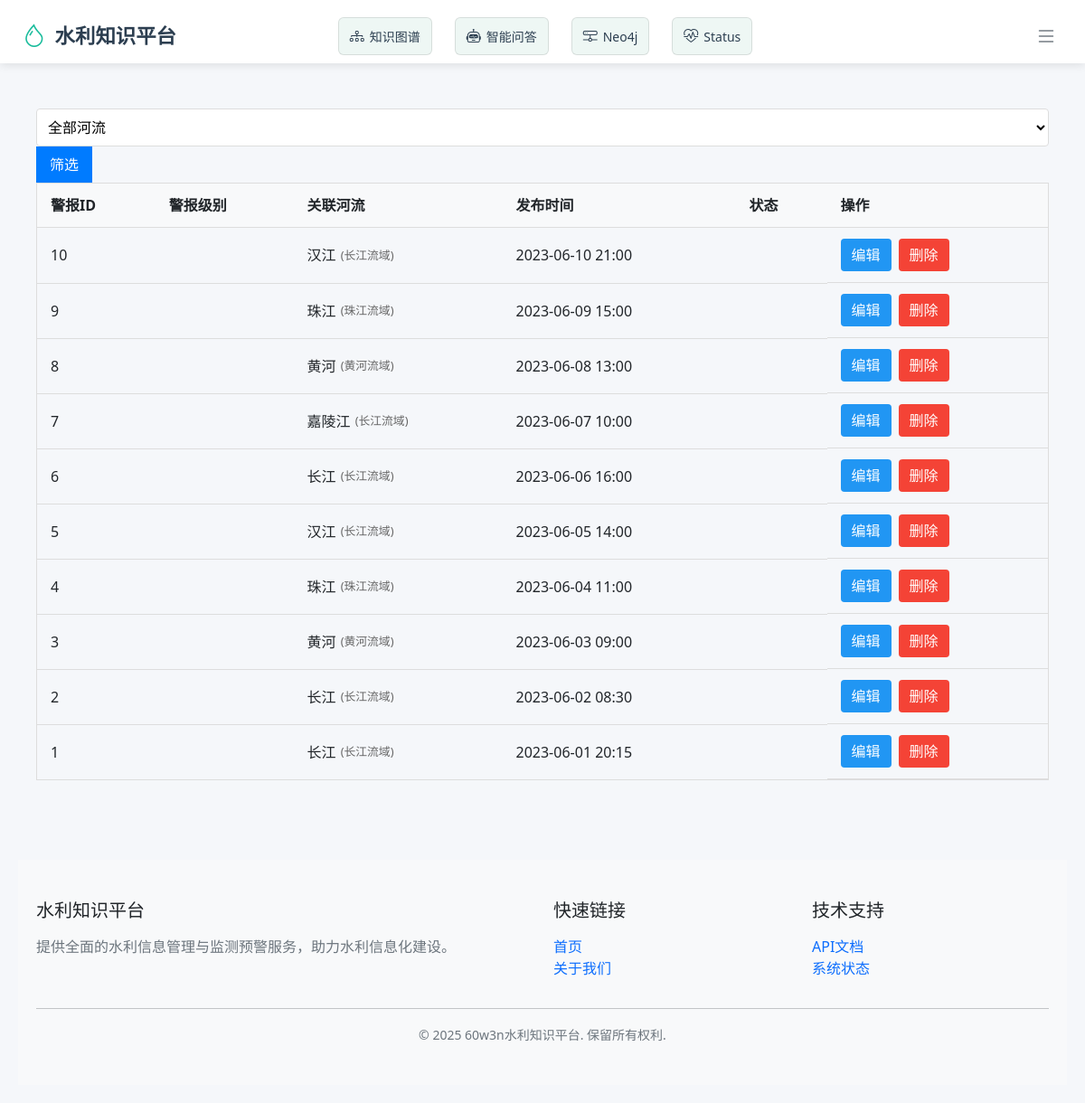
The app's page /alerts/ with its own data.
### app/models.py (models this page shows, shortened)
class FloodAlert(db.Model):
    __tablename__ = 'flood_alerts'
    alert_id = db.Column(db.Integer, primary_key=True, comment='警报ID')
    river_id = db.Column(
        db.Integer,
        db.ForeignKey('rivers.river_id', ondelete='CASCADE'),
        nullable=False,
        comment='关联河流ID'
    )
    timestamp = db.Column(
        db.DateTime,
        default=datetime.utcnow,
        index=True,
        comment='警报时间'
    )
    alert_level = db.Column(
        db.String(20),
        nullable=False,
        comment='警报级别(yellow/orange/red)'
    )
    description = db.Column(
        db.Text,
        comment='警报详细描述'
    )
    created_at = db.Column(db.DateTime, default=datetime.utcnow)  # 新增字段
    river = db.relationship('River', backref=db.backref(
        'flood_alerts',
        lazy='dynamic',
        cascade='all, delete-orphan'
    ))
    __table_args__ = (
        db.CheckConstraint(
            "alert_level IN ('yellow', 'orange', 'red')",
            name='valid_alert_level'
        ),
    )

class River(db.Model):
    __tablename__ = 'rivers'
    river_id = db.Column(db.Integer, primary_key=True)
    name = db.Column(db.String(255), nullable=False)
    length = db.Column(db.Float, nullable=False)
    basin_id = db.Column(db.Integer, db.ForeignKey('basins.basin_id'), nullable=False)
    created_at = db.Column(db.DateTime, default=datetime.utcnow)  # 新增字段
    basin = db.relationship('Basin', back_populates='rivers')
    reservoirs = db.relationship('Reservoir', back_populates='river', cascade='all, delete-orphan')
    flood_control_facilities = db.relationship('FloodControlFacility', back_populates='river',
                                               cascade='all, delete-orphan')
    monitoring_stations = db.relationship('MonitoringStation', back_populates='river', cascade='all, delete-orphan')

class Basin(db.Model):
    __tablename__ = 'basins'
    basin_id = db.Column(db.Integer, primary_key=True)
    name = db.Column(db.String(255), nullable=False)
    area = db.Column(db.Float, nullable=False)
    region = db.Column(db.String(255), nullable=False)
    created_at = db.Column(db.DateTime, default=datetime.utcnow)  # 新增字段
    created_at = db.Column(db.DateTime, default=datetime.utcnow)  # 新增字段
    rivers = db.relationship('River', back_populates='basin', cascade='all, delete-orphan')
    weather_stations = db.relationship('WeatherStation', back_populates='basin', cascade='all, delete-orphan')

### app/routes/alerts.py (the view)
@alert_bp.route('/')
def list_alerts():
    page = request.args.get('page', 1, type=int)
    river_id = request.args.get('river_id', type=int)
    query = FloodAlert.query.order_by(FloodAlert.timestamp.desc())
    if river_id:
        query = query.filter_by(river_id=river_id)
    alerts = query.paginate(page=page, per_page=20)
    rivers = River.query.all()
    return render_template('alerts/list.html',
                           alerts=alerts,
                           rivers=rivers,
                           current_river_id=river_id)

### app/templates/alerts/list.html (shortened to what this page needs)
{% extends "base.html" %}
{% block content %}
    <div class="table-container">
        <div class="filter-bar">
            <form method="get" class="filter-form">
                <select name="river_id" class="filter-select">
                    <option value="">全部河流</option>
                </select>
                <button type="submit" class="btn-filter">筛选</button>
            </form>
        </div>
        <table class="data-table">
            <thead>
                <tr>
                    <th>警报ID</th>
                    <th>警报级别</th>
                    <th>关联河流</th>
                    <th>发布时间</th>
                    <th>状态</th>
                    <th>操作</th>
                </tr>
            </thead>
            <tbody>
                {% for alert in alerts.items %}
                <tr>
                    <td>{{ alert.alert_id }}</td>
                    <td><span class="level-tag {{ alert.level|lower }}">{{ alert.level }}</span></td>
                    <td>
                        {% if alert.river %}
                        <span class="relation-info">
                            {{ alert.river.name }}
                            <span class="relation-meta">({{ alert.river.basin.name }})</span>
                        </span>
                        {% else %}
                        <span class="no-relation">未关联河流</span>
                        {% endif %}
                    </td>
                    <td>
                        {% if alert.issued_at %}
                            {{ alert.issued_at.strftime('%Y-%m-%d %H:%M') }}
                        {% elif alert.created_at %}
                            {{ alert.created_at.strftime('%Y-%m-%d %H:%M') }}
                        {% else %}
                            未设置时间
                        {% endif %}
                    </td>
                    <td><span class="status-tag {{ alert.status|lower }}">{{ alert.status }}</span></td>
                    <td class="actions">
                        <a href="{{ url_for('alert.edit_alert', alert_id=alert.alert_id) }}" class="btn-edit">编辑</a>
                        <form action="{{ url_for('alert.delete_alert', alert_id=alert.alert_id) }}" method="post">
                            <button type="submit" class="btn-delete">删除</button>
                        </form>
                    </td>
                </tr>
                {% else %}
                <tr>
                    <td colspan="6" class="no-data">暂无警报记录</td>
                </tr>
                {% endfor %}
            </tbody>
        </table>
    </div>
{% endblock %}

### app/static/style.css (style rules this page uses)
body { font-family: Arial, sans-serif; line-height: 1.6; margin: 0; padding: 20px; color: #333; }
table { width: 100%; border-collapse: collapse; margin-bottom: 20px; }
table, th, td { border: 1px solid #ddd; }
th, td { padding: 12px; text-align: left; }
th { background-color: #f4f4f4; }
input[type="text"], input[type="number"], select { padding: 8px; width: 300px; border: 1px solid #ddd; border-radius: 4px; }
button, .btn { padding: 8px 15px; background: #007bff; color: white; border: none; border-radius: 4px; cursor: pointer; text-decoration: none; }
.table-container { overflow-x: auto; }
.data-table { width: 100%; border-collapse: collapse; }
.data-table th, .data-table td { padding: 12px 15px; text-align: left; border-bottom: 1px solid #ddd; }
.data-table th { background-color: #f8f9fa; font-weight: 600; }
.actions { display: flex; gap: 8px; }
.btn-edit { background-color: #2196f3; color: white; padding: 6px 12px; border-radius: 4px; text-decoration: none; }
.btn-delete { background-color: #f44336; color: white; padding: 6px 12px; border: none; border-radius: 4px; cursor: pointer; }
select { padding: 8px; width: 100%; border: 1px solid #ddd; border-radius: 4px; background-color: white; }
.relation-info { display: flex; align-items: center; gap: 5px; flex-wrap: wrap; }
.relation-meta { font-size: 0.8em; color: #666; }

### records on screen
FloodAlert: alert_id "10", river.name "汉江", river.basin.name "长江流域", created_at "2023-06-10 21:00"
FloodAlert: alert_id "9", river.name "珠江", river.basin.name "珠江流域", created_at "2023-06-09 15:00"
FloodAlert: alert_id "8", river.name "黄河", river.basin.name "黄河流域", created_at "2023-06-08 13:00"
FloodAlert: alert_id "7", river.name "嘉陵江", river.basin.name "长江流域", created_at "2023-06-07 10:00"
FloodAlert: alert_id "6", river.name "长江", river.basin.name "长江流域", created_at "2023-06-06 16:00"
FloodAlert: alert_id "5", river.name "汉江", river.basin.name "长江流域", created_at "2023-06-05 14:00"
FloodAlert: alert_id "4", river.name "珠江", river.basin.name "珠江流域", created_at "2023-06-04 11:00"
FloodAlert: alert_id "3", river.name "黄河", river.basin.name "黄河流域", created_at "2023-06-03 09:00"
FloodAlert: alert_id "2", river.name "长江", river.basin.name "长江流域", created_at "2023-06-02 08:30"
FloodAlert: alert_id "1", river.name "长江", river.basin.name "长江流域", created_at "2023-06-01 20:15"
